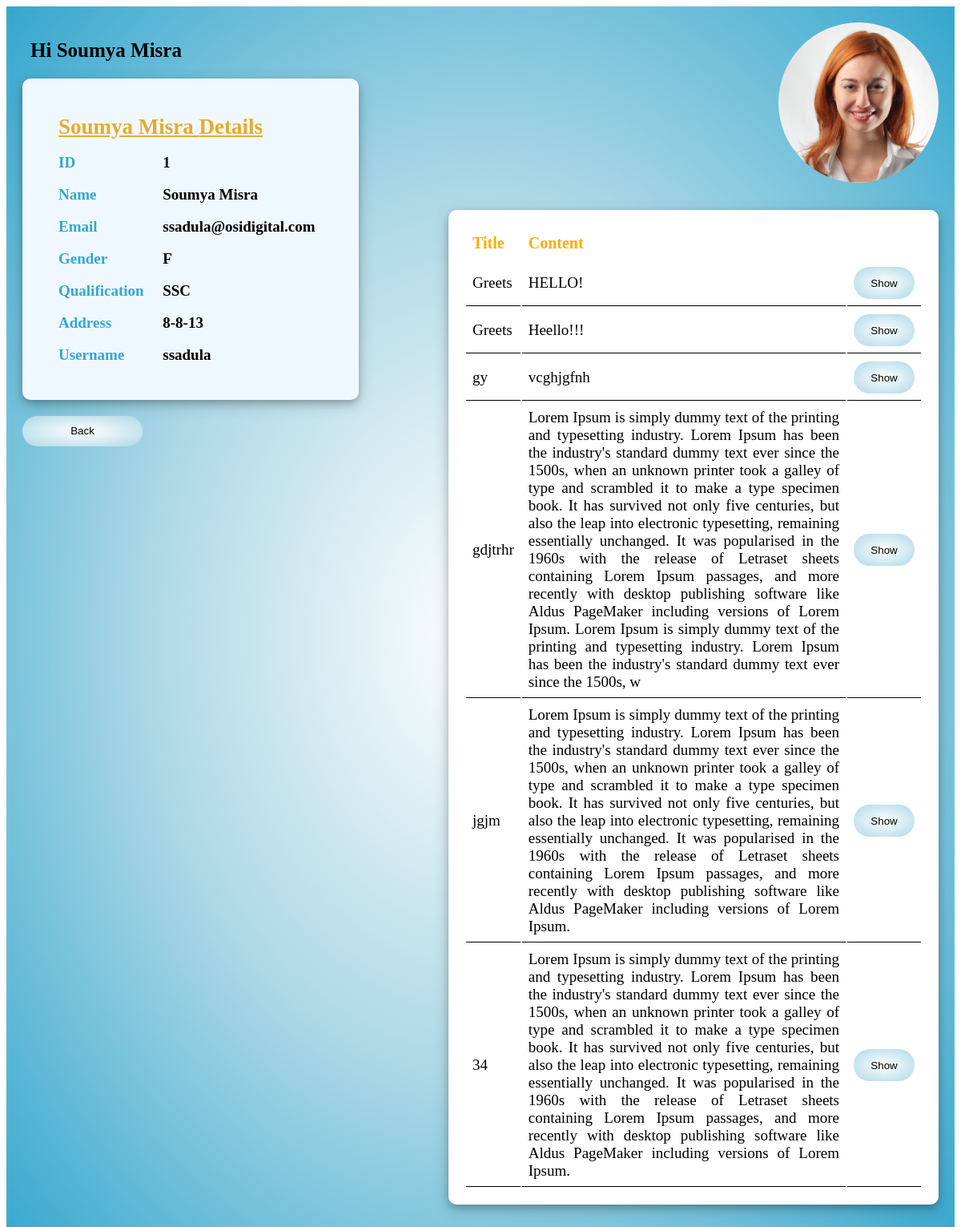
/app/home/details/user/1/, run on an earlier commit of the app's database.
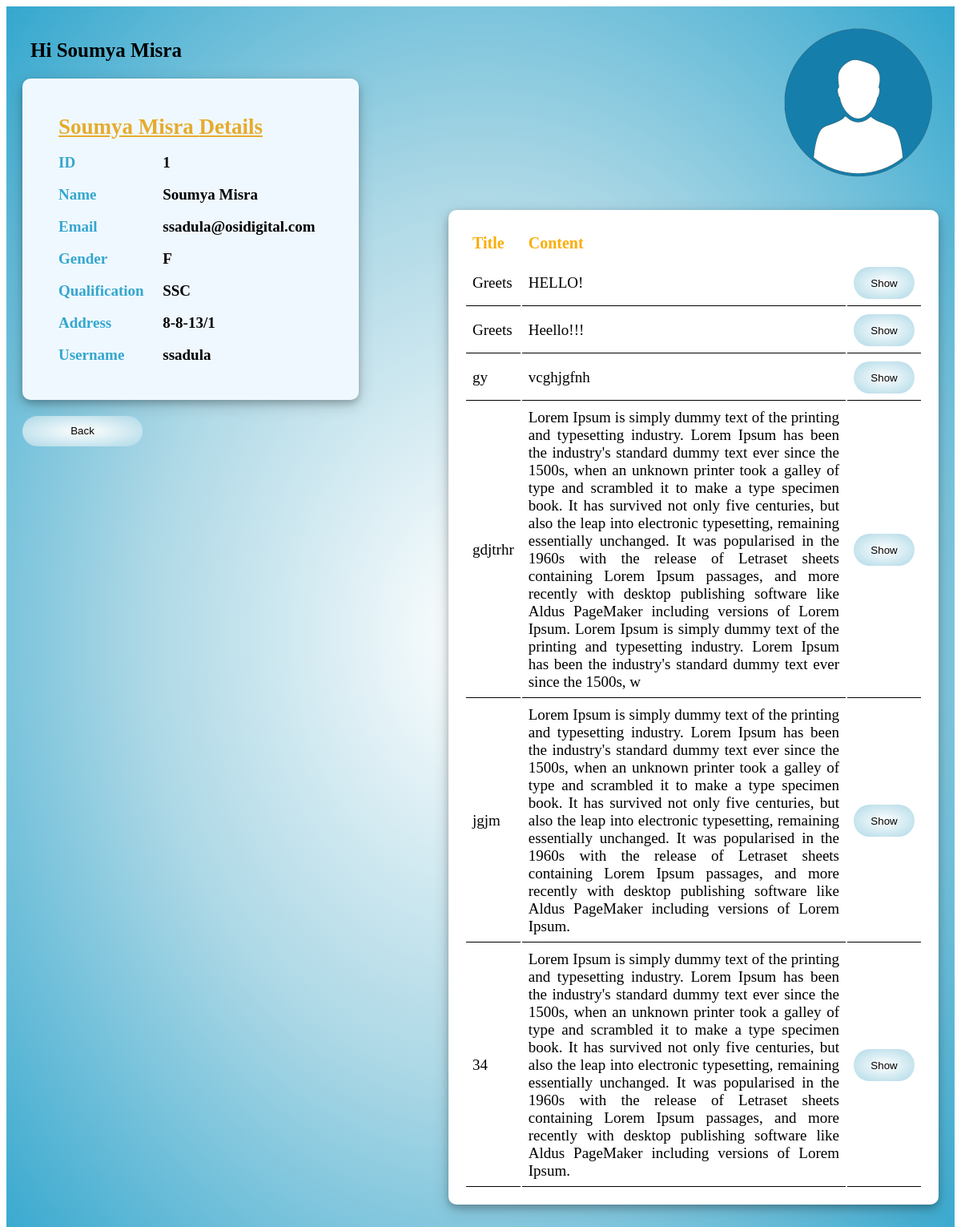
And on a later commit of the database.
### student_management_app/models.py (models this page shows)
class User(models.Model):
    name=models.CharField(max_length=50)
    email=models.EmailField(unique=True)
    gender=models.CharField(max_length=6)
    phoneNumber=models.BigIntegerField(max_length=10)
    Qualification = models.CharField(max_length=20)
    Address = models.TextField(max_length=120)
    username = models.CharField(max_length=30,unique=True)
    password=models.CharField(max_length=100)
    image = models.ImageField(upload_to='images',default="C:/Users/ssadula/Pictures/StudentManagamentProject/media/images/p1.png")

### student_management_app/views.py (the view)
# urls.py: path('home/details/user/<int:id>/',views.adminUserDetails),
def adminUserDetails(request,id):
    user = User.objects.get(id=id)
    blogOfUser = BlogPost.objects.filter(author_id = user)
    context = {
        'blogs':blogOfUser,
        'user' : user
    }
    return render(request,"AdminAccesUser.html",context)

### student_management_app/Templates/AdminAccesUser.html (shortened to what this page needs)
<!DOCTYPE html>
<html lang="en">
<head>
</head>
<body>
    <div class="whole-page">
        <div class="page-container">
            <div class="left-container">
                <div class="top">
                    <h2>Hi {{ user.name}}</h2>
                </div>
                <table class="table-style">
                    <tr>
                        <th class="colms" id="userheading" colspan="2">{{user.name}} Details</th>
                    </tr>
                    <tr>
                        <td class="colms">ID</td>
                        <td class="result">{{user.id}}</td>
                    </tr>
                    <tr>
                        <td class="colms">Name</td>
                        <td class="result">{{user.name}}</td>
                    </tr>
                    <tr>
                        <td class="colms">Email</td>
                        <td class="result">{{user.email}}</td>
                    </tr>
                    <tr>
                        <td class="colms">Gender</td>
                        <td class="result">{{user.gender}}</td>
                    </tr>
                    <tr>
                        <td class="colms">Qualification</td>
                        <td class="result">{{user.Qualification}}</td>
                    </tr>
                    <tr>
                        <td class="colms">Address</td>
                        <td class="result">{{user.Address}}</td>
                    </tr>
                    <tr>
                        <td class="colms">Username</td>
                        <td class="result">{{user.username}}</td>
                    </tr>
                </table>
                <div class="btns">
                    <button type="submit" class="logout-button"><a href="http://127.0.0.1:8000/app/home/details/">Back</a></button>
                </div>
            </div>
            <div class="right-container">
                <div class="image-container">
                    <img src="{{ user.image.url }}" class="profile-img"><br>
                </div>
                <div class="blog-container">
                    {% if not blogs %}
                    <h3>No Blogs to display</h3>
                    {% else  %}
                    <table>
                        <tr>
                            <th class="blog-table-th">Title</th>
                            <th class="blog-table-th">Content</th>
                            <th class="blog-table-th"></th>
                        </tr>
                        {%for blog in blogs%}
                        <tr>
                            <td class="blog-td">{{blog.title}}</td>
                            <td class="blog-td">{{blog.content}}</td>
                            <td class="blog-td"><button class="logout-button get-detail" onclick="displayAccess()">
                                <a href="#">{% if is_enabled %} Hide {% else %} Show {% endif %} </a>
                            </button></td>
                        </tr>
                        {%endfor%}
                    </table>
                    {% endif %}
                </div>
        </div>
    </div>
</body>
</html>

What changed in the data, as far as the page shows it:
changed User "Soumya Misra": Address "8-8-13" → "8-8-13/1"; image: a different picture
